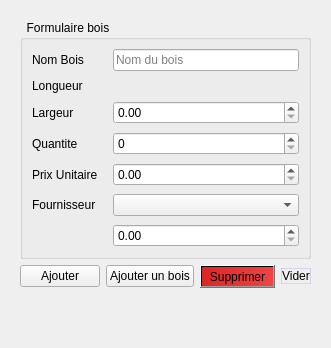
          <widget class="QWidget" name="tab_bois_form">
           <attribute name="title">
            <string>Ajouter / Modifier du bois</string>
           </attribute>
           <layout class="QVBoxLayout" name="vl_bois_form">
            <property name="leftMargin">
             <number>20</number>
            </property>
            <property name="topMargin">
             <number>20</number>
            </property>
            <property name="rightMargin">
             <number>20</number>
            </property>
            <property name="bottomMargin">
             <number>20</number>
            </property>
            <item>
             <widget class="QGroupBox" name="gf_bois">
              <property name="title">
               <string>  Formulaire bois</string>
              </property>
              <layout class="QGridLayout" name="fl_bois">
               <property name="horizontalSpacing">
                <number>15</number>
               </property>
               <property name="verticalSpacing">
                <number>8</number>
               </property>
               <item row="0" column="0">
                <widget class="QLabel" name="lb1">
                 <property name="text">
                  <string>Nom Bois</string>
                 </property>
                </widget>
               </item>
               <item row="0" column="1">
                <widget class="QLineEdit" name="bois_nom">
                 <property name="maxLength">
                  <number>50</number>
                 </property>
                 <property name="placeholderText">
                  <string>Nom du bois</string>
                 </property>
                </widget>
               </item>
               <item row="1" column="0">
                <widget class="QLabel" name="lb2">
                 <property name="text">
                  <string>Longueur</string>
                 </property>
                </widget>
               </item>
               <item row="9" column="1">
                <widget class="QDoubleSpinBox" name="bois_longueur">
                 <property name="decimals">
                  <number>2</number>
                 </property>
                 <property name="maximum">
                  <double>99999999.989999994635582</double>
                 </property>
                </widget>
               </item>
               <item row="2" column="0">
                <widget class="QLabel" name="lb3">
                 <property name="text">
                  <string>Largeur</string>
                 </property>
                </widget>
               </item>
               <item row="2" column="1">
                <widget class="QDoubleSpinBox" name="bois_largeur">
                 <property name="decimals">
                  <number>2</number>
                 </property>
                 <property name="maximum">
                  <double>99999999.989999994635582</double>
                 </property>
                </widget>
               </item>
               <item row="3" column="0">
                <widget class="QLabel" name="lb4">
                 <property name="text">
                  <string>Quantite</string>
                 </property>
                </widget>
               </item>
               <item row="3" column="1">
                <widget class="QSpinBox" name="bois_quantite">
                 <property name="maximum">
                  <number>999999</number>
                 </property>
                </widget>
               </item>
               <item row="4" column="0">
                <widget class="QLabel" name="lb5">
                 <property name="text">
                  <string>Prix Unitaire</string>
                 </property>
                </widget>
               </item>
               <item row="4" column="1">
                <widget class="QDoubleSpinBox" name="bois_prix">
                 <property name="decimals">
                  <number>2</number>
                 </property>
                 <property name="maximum">
                  <double>99999999.989999994635582</double>
                 </property>
                </widget>
               </item>
               <item row="5" column="0">
                <widget class="QLabel" name="lb6">
                 <property name="text">
                  <string>Fournisseur</string>
                 </property>
                </widget>
               </item>
               <item row="5" column="1">
                <widget class="QComboBox" name="bois_fournisseur"/>
               </item>
              </layout>
             </widget>
            </item>
            <item>
             <layout class="QHBoxLayout" name="bl_bois">
              <item>
               <widget class="QPushButton" name="btn_bois_add">
                <property name="text">
                 <string>Ajouter</string>
                </property>
               </widget>
              </item>
              <item>
               <widget class="QPushButton" name="btn_bois_edit">
                <property name="text">
                 <string>Ajouter un bois</string>
                </property>
               </widget>
              </item>
              <item>
               <widget class="QPushButton" name="btn_bois_del">
                <property name="styleSheet">
                 <string notr="true">background:qlineargradient(x1:0,y1:0,x2:1,y2:0,stop:0 #dc2626,stop:1 #ef4444);</string>
                </property>
                <property name="text">
                 <string>Supprimer</string>
                </property>
               </widget>
              </item>
              <item>
               <widget class="QPushButton" name="btn_bois_clr">
                <property name="styleSheet">
                 <string notr="true">background:rgba(255,255,255,0.08);border:1px solid rgba(99,102,241,0.2);</string>
                </property>
                <property name="text">
                 <string>Vider</string>
                </property>
               </widget>
              </item>
             </layout>
            </item>
            <item>
             <spacer name="verticalSpacer_bois">
              <property name="orientation">
               <enum>Qt::Orientation::Vertical</enum>
              </property>
              <property name="sizeHint" stdset="0">
               <size>
                <width>20</width>
                <height>40</height>
               </size>
              </property>
             </spacer>
            </item>
           </layout>
          </widget>
